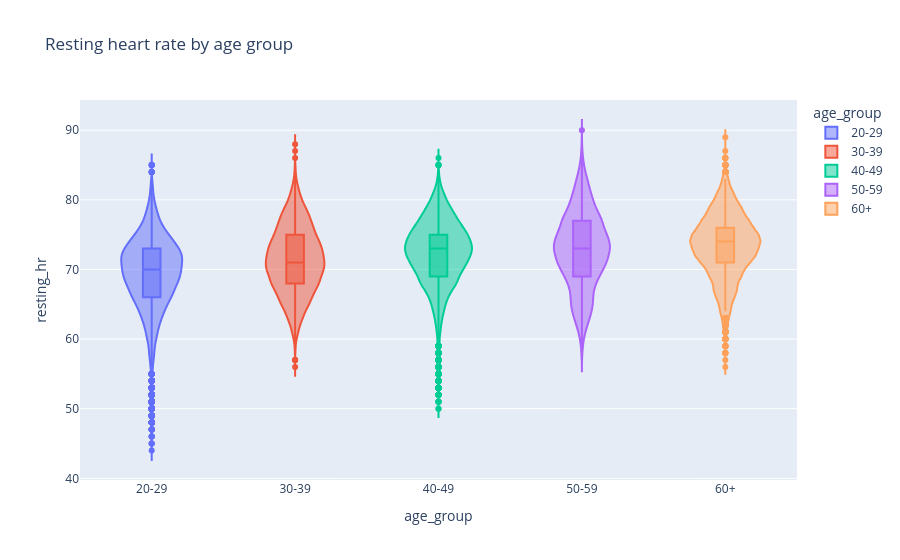

Notebook code cell kept with this figure:
### Markdown cell above
`histnorm='probability density'` lets us compare groups of **different sizes** fairly.

### Code cell
# ✍️ live coding

age_order = ["20-29", "30-39", "40-49", "50-59", "60+"]
px.violin(df, x="age_group", y="resting_hr", box=True, color="age_group",
          category_orders={"age_group": age_order},
          title="Resting heart rate by age group")

### Figure 1 — Plotly figure (JSON) as saved in the notebook; plotly's stock layout.template omitted (floating-point values rounded to 4 significant figures; data arrays with more than 128 entries replaced by an {"elided": "..."} marker saying what was removed)
{"data": [{"alignmentgroup": "True", "box": {"visible": true}, "hovertemplate": "age_group=%{x}<br>resting_hr=%{y}<extra></extra>", "legendgroup": "20-29", "marker": {"color": "#636efa"}, "name": "20-29", "offsetgroup": "20-29", "orientation": "v", "scalegroup": "True", "showlegend": true, "type": "violin", "x": {"elided": "20075 str values"}, "x0": " ", "xaxis": "x", "y": {"elided": "20075 float values"}, "y0": " ", "yaxis": "y"}, {"alignmentgroup": "True", "box": {"visible": true}, "hovertemplate": "age_group=%{x}<br>resting_hr=%{y}<extra></extra>", "legendgroup": "30-39", "marker": {"color": "#EF553B"}, "name": "30-39", "offsetgroup": "30-39", "orientation": "v", "scalegroup": "True", "showlegend": true, "type": "violin", "x": {"elided": "18615 str values"}, "x0": " ", "xaxis": "x", "y": {"elided": "18615 float values"}, "y0": " ", "yaxis": "y"}, {"alignmentgroup": "True", "box": {"visible": true}, "hovertemplate": "age_group=%{x}<br>resting_hr=%{y}<extra></extra>", "legendgroup": "40-49", "marker": {"color": "#00cc96"}, "name": "40-49", "offsetgroup": "40-49", "orientation": "v", "scalegroup": "True", "showlegend": true, "type": "violin", "x": {"elided": "17520 str values"}, "x0": " ", "xaxis": "x", "y": {"elided": "17520 float values"}, "y0": " ", "yaxis": "y"}, {"alignmentgroup": "True", "box": {"visible": true}, "hovertemplate": "age_group=%{x}<br>resting_hr=%{y}<extra></extra>", "legendgroup": "50-59", "marker": {"color": "#ab63fa"}, "name": "50-59", "offsetgroup": "50-59", "orientation": "v", "scalegroup": "True", "showlegend": true, "type": "violin", "x": {"elided": "18980 str values"}, "x0": " ", "xaxis": "x", "y": {"elided": "18980 float values"}, "y0": " ", "yaxis": "y"}, {"alignmentgroup": "True", "box": {"visible": true}, "hovertemplate": "age_group=%{x}<br>resting_hr=%{y}<extra></extra>", "legendgroup": "60+", "marker": {"color": "#FFA15A"}, "name": "60+", "offsetgroup": "60+", "orientation": "v", "scalegroup": "True", "showlegend": true, "type": "violin", "x": {"elided": "16060 str values"}, "x0": " ", "xaxis": "x", "y": {"elided": "16060 float values"}, "y0": " ", "yaxis": "y"}], "layout": {"legend": {"title": {"text": "age_group"}, "tracegroupgap": 0}, "title": {"text": "Resting heart rate by age group"}, "violinmode": "overlay", "xaxis": {"anchor": "y", "categoryarray": ["20-29", "30-39", "40-49", "50-59", "60+"], "categoryorder": "array", "domain": [0, 1], "title": {"text": "age_group"}}, "yaxis": {"anchor": "x", "domain": [0, 1], "title": {"text": "resting_hr"}}}}
